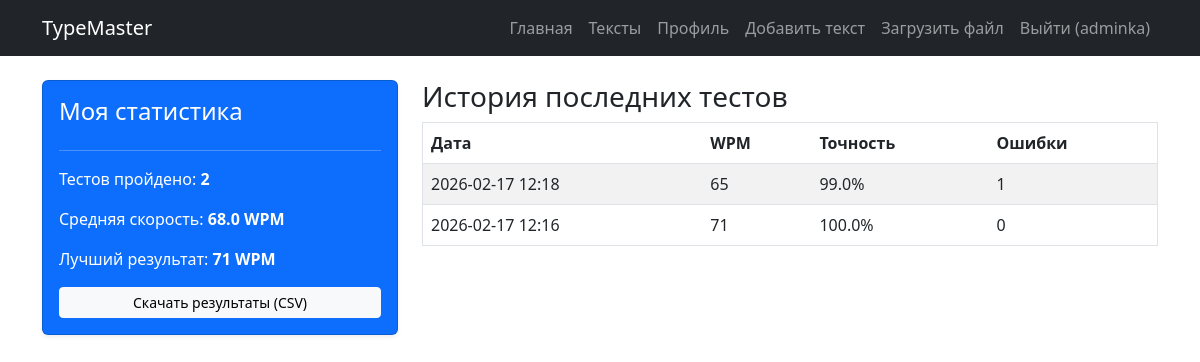
The page /profile (signed in) on the database its author committed.
### app/models.py (models this page shows, shortened)
class User(db.Model, UserMixin):
    id = db.Column(db.Integer, primary_key=True)
    username = db.Column(db.String(50), unique=True, nullable=False)
    email = db.Column(db.String(120), unique=True, nullable=False)
    password_hash = db.Column(db.String(128), nullable=False)
    is_admin = db.Column(db.Boolean, default=False)  # система ролей
    sessions = db.relationship('TestSession', backref='author', lazy=True)

class Result(db.Model):
    id = db.Column(db.Integer, primary_key=True)
    session_id = db.Column(db.Integer, db.ForeignKey('test_session.id'), unique=True)
    wpm = db.Column(db.Integer, nullable=False)
    accuracy = db.Column(db.Float, nullable=False)
    errors_count = db.Column(db.Integer)
    created_at = db.Column(db.DateTime, default=datetime.utcnow)

### app/routes.py (the view)
@app.route("/profile")
@login_required
def profile():
    user_results = Result.query.join(TestSession).filter(TestSession.user_id == current_user.id).all()
    stats = db.session.query(
        func.avg(Result.wpm).label('avg_wpm'),
        func.max(Result.wpm).label('best_wpm'),
        func.count(Result.id).label('total_tests')
    ).join(TestSession).filter(TestSession.user_id == current_user.id).first()
    return render_template('profile.html', results=user_results, stats=stats)

### app/models.py (called while the page is built)
@login_manager.user_loader
def load_user(user_id):
    return User.query.get(int(user_id))

### app/templates/profile.html
{% extends "base.html" %}
{% block content %}
<div class="row">
    <div class="col-md-4">
        <div class="card p-3 mb-4 shadow-sm bg-primary text-white">
            <h4>Моя статистика</h4>
            <hr>
            <p>Тестов пройдено: <strong>{{ stats.total_tests }}</strong></p>
            <p>Средняя скорость: <strong>{{ stats.avg_wpm|round(1) if stats.avg_wpm else 0 }} WPM</strong></p>
            <p>Лучший результат: <strong>{{ stats.best_wpm if stats.best_wpm else 0 }} WPM</strong></p>
            <a href="{{ url_for('export_results') }}" class="btn btn-light btn-sm">Скачать результаты (CSV)</a>
        </div>
    </div>
    <div class="col-md-8">
        <h3>История последних тестов</h3>
        <table class="table table-striped border">
            <thead>
                <tr>
                    <th>Дата</th>
                    <th>WPM</th>
                    <th>Точность</th>
                    <th>Ошибки</th>
                </tr>
            </thead>
            <tbody>
                {% for r in results|reverse %}
                <tr>
                    <td>{{ r.created_at.strftime('%Y-%m-%d %H:%M') }}</td>
                    <td>{{ r.wpm }}</td>
                    <td>{{ r.accuracy }}%</td>
                    <td>{{ r.errors_count }}</td>
                </tr>
                {% endfor %}
            </tbody>
        </table>
    </div>
</div>
{% endblock %}

### app/templates/base.html (shortened to what this page needs)
<!DOCTYPE html>
<html lang="ru">
<head>
    <link href="https://cdn.jsdelivr.net/npm/bootstrap@5.3.0/dist/css/bootstrap.min.css" rel="stylesheet">
</head>
<body>
    <nav class="navbar navbar-expand-lg navbar-dark bg-dark mb-4">
        <div class="container">
            <a class="navbar-brand" href="{{ url_for('index') }}">TypeMaster</a>
            <div class="navbar-nav">
                <a class="nav-link" href="{{ url_for('index') }}">Главная</a>
                {% if current_user.is_authenticated %}
                    <a class="nav-link" href="{{ url_for('texts_list') }}">Тексты</a>
                    <a class="nav-link" href="{{ url_for('profile') }}">Профиль</a>
                    {% if current_user.is_admin %}
                        <a class="nav-link" href="{{ url_for('new_text') }}">Добавить текст</a>
                        <a class="nav-link" href="{{ url_for('upload_file') }}">Загрузить файл</a>
                    {% endif %}
                    <a class="nav-link" href="{{ url_for('logout') }}">Выйти ({{ current_user.username }})</a>
                {% else %}
                    <a class="nav-link" href="{{ url_for('login') }}">Войти</a>
                    <a class="nav-link" href="{{ url_for('register') }}">Регистрация</a>
                {% endif %}
            </div>
        </div>
    </nav>
    <div class="container">
        {% block content %}{% endblock %}
    </div>
</body>
</html>

### rows shown on the page
User: username "adminka"
Result: created_at "2026-02-17 12:18", wpm "65", accuracy "99.0", errors_count "1"
Result: created_at "2026-02-17 12:16", wpm "71", accuracy "100.0", errors_count "0"

### other values the page prints
{{ stats.total_tests }} "2"
{{ stats.avg_wpm|round(1) if stats.avg_wpm else 0 }} "68.0"
{{ stats.best_wpm if stats.best_wpm else 0 }} "71"
